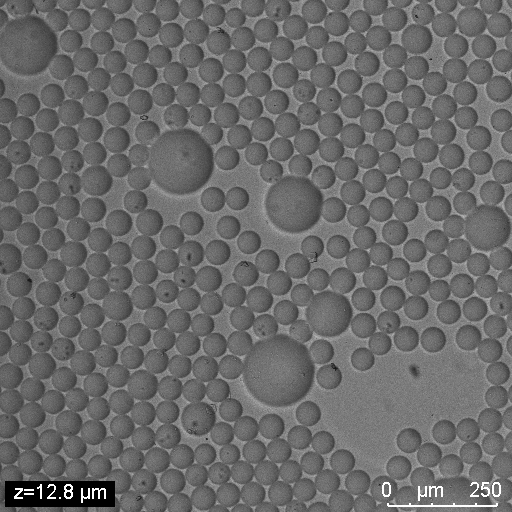
#> input picture data/input/BF image/overfocus.jpg, 512 x 512 px, found by its file name
$ python adaptive_multiplier_test.py
#> lines starting #> are read from the running program, lines starting #| are printed output that depends on the picture; after the words box and inside, x2 and y2 are one past the last pixel; in counts of white or black regions, pixels touching at a corner belong together
### src/core/adaptive_light_extraction.py
#!/usr/bin/env python3
"""
Adaptive Light Intensity Pixel Extraction

This script provides multiple adaptive methods for extracting light intensity pixels
from images, handling various lighting conditions and image characteristics.
"""

import cv2
import numpy as np
import matplotlib.pyplot as plt
from sklearn.cluster import KMeans
from scipy import ndimage
import argparse
import os
from typing import Tuple, Optional, Dict, Any


class AdaptiveLightExtractor:
    """
    A comprehensive class for adaptive light intensity pixel extraction
    """

    def __init__(self, image_path: str):
        """
        Initialize the extractor with an image

        Args:
            image_path: Path to the input image
        """
        self.image_path = image_path
        self.original_image = cv2.imread(image_path)
#> self.original_image is the input picture: shape (512, 512, 3); min 0, max 255, mean 105.8
        if self.original_image is None:
            raise ValueError(f"Could not load image from {image_path}")

        # Convert to different color spaces for analysis
        self.bgr_image = self.original_image.copy()
        self.rgb_image = cv2.cvtColor(self.original_image, cv2.COLOR_BGR2RGB)
        self.gray_image = cv2.cvtColor(self.original_image, cv2.COLOR_BGR2GRAY)
        self.hsv_image = cv2.cvtColor(self.original_image, cv2.COLOR_BGR2HSV)
#> self.hsv_image: shape (512, 512, 3); mean H, S, V 0, 0, 105.8
        self.lab_image = cv2.cvtColor(self.original_image, cv2.COLOR_BGR2LAB)
#> self.lab_image: shape (512, 512, 3); mean of channels 0, 1, 2 113.8, 128, 128

        self.height, self.width = self.gray_image.shape
#| Loaded image: /home/jimmy/code/2Dto3D_2/data/input/overfocus.jpg (512x512)

    def analyze_image_statistics(self) -> Dict[str, Any]:
        """
        Analyze image statistics to guide adaptive threshold selection

        Returns:
            Dictionary containing various image statistics
        """
        stats = {
            'mean_intensity': np.mean(self.gray_image),
            'std_intensity': np.std(self.gray_image),
            'min_intensity': np.min(self.gray_image),
            'max_intensity': np.max(self.gray_image),
            'median_intensity': np.median(self.gray_image),
            'contrast': np.std(self.gray_image) / np.mean(self.gray_image) if np.mean(self.gray_image) > 0 else 0,
            'dynamic_range': np.max(self.gray_image) - np.min(self.gray_image)
        }
#> stats = {'mean_intensity': 105.8, 'std_intensity': 22.89, 'min_intensity': 0, 'max_intensity': 255, 'median_intensity': 105, 'contrast': 0.216, 'dynamic_range': 255}

        # Analyze histogram
        hist = cv2.calcHist([self.gray_image], [0], None, [256], [0, 256])
#> hist = 256 values, max 6286 at index 106, min 0 at index 2, mean 1024
        stats['histogram_peak'] = np.argmax(hist)
        stats['histogram_skewness'] = self._calculate_skewness(hist.flatten())

        return stats

    def _calculate_skewness(self, data: np.ndarray) -> float:
        """Calculate skewness of data distribution"""
        mean = np.mean(data)
#> mean = 1024
        std = np.std(data)
#> std = 1752.5
        if std == 0:
            return 0
        return np.mean(((data - mean) / std) ** 3)

    # [156 lines left out: functions adaptive_threshold_otsu, adaptive_threshold_local, adaptive_threshold_percentile, adaptive_threshold_kmeans, adaptive_threshold_hsv, adaptive_threshold_lab and 1 more, not called in this run]

    def morphological_cleanup(self, binary_mask: np.ndarray,
                            kernel_size: int = 3,
                            operations: str = "close") -> np.ndarray:
        """
        Apply morphological operations to clean up the binary mask

        Args:
            binary_mask: Input binary mask
            kernel_size: Size of morphological kernel
            operations: Type of operations ("open", "close", "open_close")

        Returns:
            Cleaned binary mask
        """
        kernel = cv2.getStructuringElement(cv2.MORPH_ELLIPSE, (kernel_size, kernel_size))

        if operations == "open":
            cleaned = cv2.morphologyEx(binary_mask, cv2.MORPH_OPEN, kernel)
        elif operations == "close":
            cleaned = cv2.morphologyEx(binary_mask, cv2.MORPH_CLOSE, kernel)
        elif operations == "open_close":
            opened = cv2.morphologyEx(binary_mask, cv2.MORPH_OPEN, kernel)
            cleaned = cv2.morphologyEx(opened, cv2.MORPH_CLOSE, kernel)
        else:
            cleaned = binary_mask

        return cleaned

    # [251 lines left out: functions extract_connected_components, auto_select_method, extract_all_methods, visualize_results, generate_report, main, not called in this run]


# [2 lines that do not run on import are left out]

### tests/adaptive_multiplier_test.py
#!/usr/bin/env python3
"""
Adaptive Light Extraction with Multiplier Range Testing

This script uses the AdaptiveLightExtractor to test different std_multiplier values
from 0.5 to 2.0 with 0.1 intervals for statistical light extraction.
"""

import os
import numpy as np
import matplotlib.pyplot as plt
from src.core.adaptive_light_extraction import AdaptiveLightExtractor
import cv2

def test_multiplier_range(image_path: str,
                         multiplier_start: float = 0.5,
                         multiplier_end: float = 2.0,
                         interval: float = 0.1,
                         output_dir: str = "./results/adaptive_multiplier_test/"):
    """
    Test adaptive statistical extraction with a range of multiplier values

    Args:
        image_path: Path to input image
        multiplier_start: Starting multiplier value
        multiplier_end: Ending multiplier value
        interval: Interval between multiplier values
        output_dir: Output directory for results
    """

    # Initialize extractor
    extractor = AdaptiveLightExtractor(image_path)
    print(f"Loaded image: {image_path} ({extractor.width}x{extractor.height})")

    # Get image statistics
    stats = extractor.analyze_image_statistics()
#> stats = 9 items
    print(f"\nImage Statistics:")
    for key, value in stats.items():
        if isinstance(value, float):
            print(f"  {key}: {value:.2f}")
        else:
            print(f"  {key}: {value}")
#> this loop made 9 passes
#> (key, value) on passes 1 to 8: ('mean_intensity', 105.8), ('std_intensity', 22.89), ('min_intensity', 0), ('max_intensity', 255), ('median_intensity', 105), ('contrast', 0.216), ('dynamic_range', 255), ('histogram_peak', 106)
#> (printed output is left out)

    # Generate multiplier values
    multipliers = np.arange(multiplier_start, multiplier_end + interval, interval)
    multipliers = np.round(multipliers, 1)  # Round to avoid floating point errors

    print(f"\nTesting {len(multipliers)} multiplier values: {multipliers}")

    # Create output directory
    os.makedirs(output_dir, exist_ok=True)

    results = []
    masks = {}

    # Test each multiplier
    for multiplier in multipliers:
        print(f"\nTesting multiplier: {multiplier}")

        # Calculate threshold using the statistical method
        threshold_value = stats['mean_intensity'] + (multiplier * stats['std_intensity'])
        threshold_value = min(threshold_value, 255)  # Clamp to valid range

        # Apply threshold
        binary_mask = (extractor.gray_image >= threshold_value).astype(np.uint8) * 255

        # Apply morphological cleanup
        cleaned_mask = extractor.morphological_cleanup(binary_mask)

        # Calculate statistics
        light_pixels = np.sum(cleaned_mask > 0)
        light_percentage = (light_pixels / (extractor.width * extractor.height)) * 100

        # Store results
        result = {
            'multiplier': multiplier,
            'threshold': threshold_value,
            'light_pixels': light_pixels,
            'light_percentage': light_percentage
        }
        results.append(result)
        masks[f"mult_{multiplier:.1f}"] = cleaned_mask

        print(f"  Threshold: {threshold_value:.1f}")
        print(f"  Light pixels: {light_pixels:,} ({light_percentage:.1f}%)")

        # Save individual mask
        base_name = os.path.splitext(os.path.basename(image_path))[0]
        mask_filename = f"{base_name}_adaptive_mult_{multiplier:.1f}.png"
        mask_path = os.path.join(output_dir, mask_filename)
        cv2.imwrite(mask_path, cleaned_mask)
#> this loop made 16 passes
#> (threshold_value, light_pixels, light_percentage) on passes 1 to 8: (117.2, 76122, 29.04), (119.5, 67672, 25.81), (121.8, 60787, 23.19), (124.1, 50712, 19.35), (126.4, 43753, 16.69), (128.7, 37321, 14.24), (131, 31491, 12.01), (133.3, 24476, 9.34)
#> (printed output is left out)
#> pass 1, in test_multiplier_range, `binary_mask = (extractor.gray_image >= threshold_value).astype(np.uint..`:
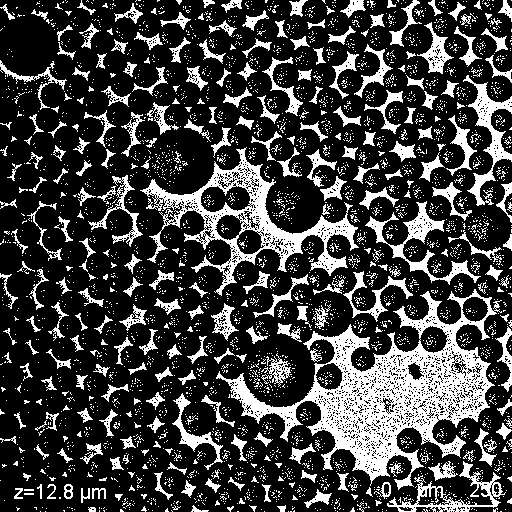
#> binary_mask: shape (512, 512); 25.2% white; 3598 white regions (3302 under 20 px), largest, box (x1, y1, x2, y2) and area: (216, 289, 502, 490) 16233, (140, 147, 359, 296) 6611, (365, 201, 481, 285) 1702
#> pass 1, in morphological_cleanup, `cleaned = cv2.morphologyEx(binary_mask, cv2.MORPH_CLOSE, kernel)`:
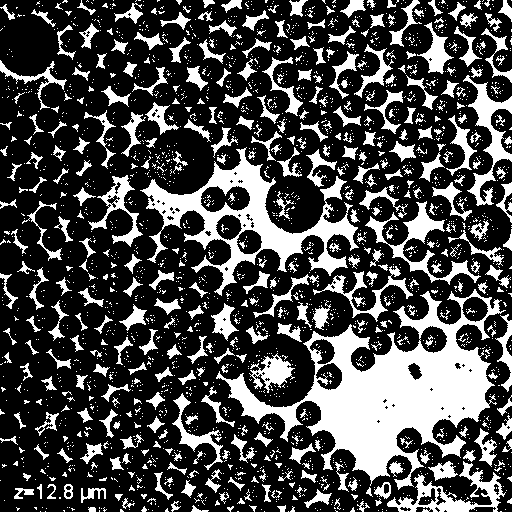
#> cleaned: shape (512, 512); 29% white; 2302 white regions (1908 under 20 px), largest, box (x1, y1, x2, y2) and area: (216, 289, 506, 490) 19044, (140, 147, 359, 296) 8184, (387, 461, 506, 512) 1840
#> pass 2, in test_multiplier_range, `binary_mask = (extractor.gray_image >= threshold_value).astype(np.uint..`:
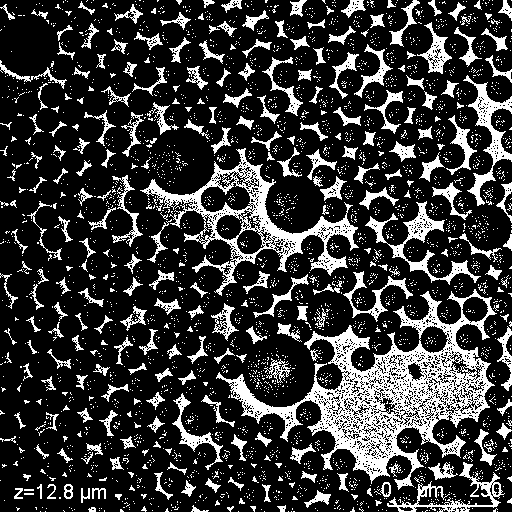
#> binary_mask: shape (512, 512); 22.2% white; 3168 white regions (2907 under 20 px), largest, box (x1, y1, x2, y2) and area: (216, 289, 497, 490) 14656, (140, 148, 359, 296) 5732, (365, 201, 481, 285) 1631
#> pass 2, in morphological_cleanup (call 2), `cleaned = cv2.morphologyEx(binary_mask, cv2.MORPH_CLOSE, kernel)`:
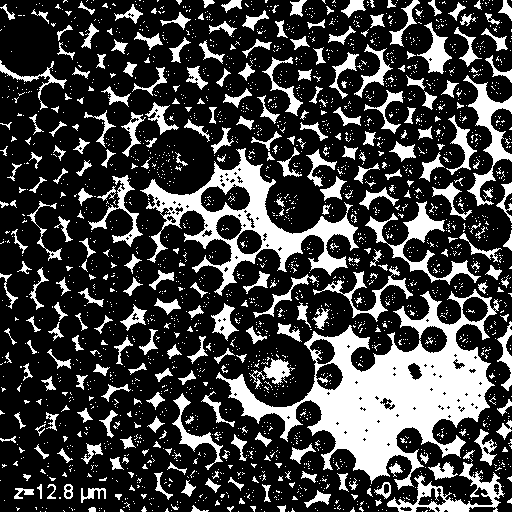
#> cleaned: shape (512, 512); 25.8% white; 2346 white regions (2049 under 20 px), largest, box (x1, y1, x2, y2) and area: (216, 289, 499, 490) 18472, (140, 148, 359, 296) 7430, (365, 201, 481, 285) 1737
#> after the loop:
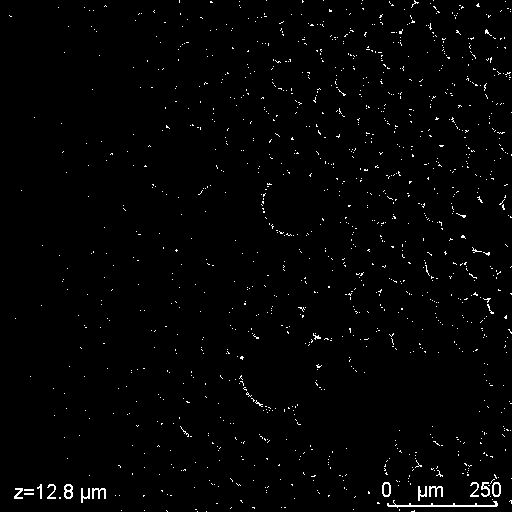
#> binary_mask: shape (512, 512); 1.5% white in thin lines or dots
#> after the loop, masks = 16 items; results = 16 items

    return results, masks, stats

def create_comparison_visualization(image_path: str, results: list, masks: dict,
                                  output_dir: str, stats: dict):
    """
    Create a comprehensive visualization comparing all multiplier results
    """
    extractor = AdaptiveLightExtractor(image_path)
    base_name = os.path.splitext(os.path.basename(image_path))[0]

    # Create a large comparison plot
    n_multipliers = len(results)
    n_cols = 5  # 5 columns for better layout
    n_rows = (n_multipliers + n_cols) // n_cols  # +1 row for original

    fig, axes = plt.subplots(n_rows, n_cols, figsize=(20, 4 * n_rows))
    axes = axes.flatten()

    # Show original image
    axes[0].imshow(extractor.rgb_image)
    axes[0].set_title('Original Image', fontsize=12, fontweight='bold')
    axes[0].axis('off')

    # Show results for each multiplier
    for i, result in enumerate(results, 1):
        if i < len(axes):
            multiplier = result['multiplier']
            mask_key = f"mult_{multiplier:.1f}"
            mask = masks[mask_key]

            axes[i].imshow(mask, cmap='gray')
            title = f"Mult: {multiplier:.1f}\n{result['light_percentage']:.1f}%\nThresh: {result['threshold']:.0f}"
            axes[i].set_title(title, fontsize=10)
            axes[i].axis('off')

    # Hide unused subplots
    for i in range(len(results) + 1, len(axes)):
        axes[i].axis('off')

    plt.suptitle(f'Adaptive Statistical Extraction - Multiplier Comparison\n'
                f'Image: {base_name} | Mean: {stats["mean_intensity"]:.1f} | Std: {stats["std_intensity"]:.1f}',
                fontsize=16, fontweight='bold')
    plt.tight_layout()

    # Save comparison
    comparison_path = os.path.join(output_dir, f"{base_name}_adaptive_multiplier_comparison.png")
    plt.savefig(comparison_path, dpi=300, bbox_inches='tight')
    print(f"Comparison visualization saved to: {comparison_path}")
    plt.show()

def create_statistics_plot(results: list, output_dir: str, image_path: str):
    """
    Create plots showing the relationship between multipliers and results
    """
    base_name = os.path.splitext(os.path.basename(image_path))[0]

    multipliers = [r['multiplier'] for r in results]
    thresholds = [r['threshold'] for r in results]
    percentages = [r['light_percentage'] for r in results]

    fig, (ax1, ax2) = plt.subplots(1, 2, figsize=(15, 6))

    # Plot 1: Threshold vs Multiplier
    ax1.plot(multipliers, thresholds, 'b-o', linewidth=2, markersize=6)
    ax1.set_xlabel('Std Multiplier', fontsize=12)
    ax1.set_ylabel('Threshold Value', fontsize=12)
    ax1.set_title('Threshold vs Multiplier', fontsize=14, fontweight='bold')
    ax1.grid(True, alpha=0.3)
    ax1.set_xlim(min(multipliers) - 0.1, max(multipliers) + 0.1)

    # Plot 2: Light Percentage vs Multiplier
    ax2.plot(multipliers, percentages, 'r-o', linewidth=2, markersize=6)
    ax2.set_xlabel('Std Multiplier', fontsize=12)
    ax2.set_ylabel('Light Pixels (%)', fontsize=12)
    ax2.set_title('Light Percentage vs Multiplier', fontsize=14, fontweight='bold')
    ax2.grid(True, alpha=0.3)
    ax2.set_xlim(min(multipliers) - 0.1, max(multipliers) + 0.1)

    # Add value annotations
    for i, (mult, thresh, perc) in enumerate(zip(multipliers, thresholds, percentages)):
        if i % 3 == 0:  # Annotate every 3rd point to avoid clutter
            ax1.annotate(f'{thresh:.0f}', (mult, thresh), textcoords="offset points",
                        xytext=(0,10), ha='center', fontsize=8)
            ax2.annotate(f'{perc:.1f}%', (mult, perc), textcoords="offset points",
                        xytext=(0,10), ha='center', fontsize=8)

    plt.suptitle(f'Adaptive Statistical Analysis - {base_name}', fontsize=16, fontweight='bold')
    plt.tight_layout()

    # Save statistics plot
    stats_path = os.path.join(output_dir, f"{base_name}_adaptive_statistics.png")
    plt.savefig(stats_path, dpi=300, bbox_inches='tight')
    print(f"Statistics plot saved to: {stats_path}")
    plt.show()

def print_results_table(results: list):
    """
    Print a formatted table of results
    """
    print(f"\n{'='*80}")
    print("ADAPTIVE STATISTICAL EXTRACTION RESULTS")
    print(f"{'='*80}")
    print(f"{'Multiplier':<10} {'Threshold':<10} {'Light Pixels':<12} {'Percentage':<12} {'Selectivity'}")
    print(f"{'-'*80}")

    for result in results:
        mult = result['multiplier']
        thresh = result['threshold']
        pixels = result['light_pixels']
        perc = result['light_percentage']

        # Determine selectivity level
        if perc > 15:
            selectivity = "Very Inclusive"
        elif perc > 8:
            selectivity = "Inclusive"
        elif perc > 3:
            selectivity = "Balanced"
        elif perc > 1:
            selectivity = "Selective"
        else:
            selectivity = "Very Selective"

        print(f"{mult:<10.1f} {thresh:<10.1f} {pixels:<12,} {perc:<12.1f} {selectivity}")

def main():
    """Main function"""

    # Configuration
    image_path = "/home/jimmy/code/2Dto3D_2/data/input/overfocus.jpg"  # Update this path as needed
    output_dir = "./results/adaptive_multiplier_test/"

    # Check if image exists
    if not os.path.exists(image_path):
        print(f"Error: Image not found at {image_path}")
        print("Please update the image_path in the script.")
        return 1

    print("="*80)
    print("ADAPTIVE LIGHT EXTRACTION - MULTIPLIER RANGE TEST")
    print("="*80)
    print(f"Testing multipliers from 0.5 to 2.0 with 0.1 intervals")
    print(f"Using adaptive statistical extraction method")
    print(f"Output directory: {output_dir}")

    try:
        # Run the multiplier range test
        results, masks, stats = test_multiplier_range(
            image_path=image_path,
            multiplier_start=0.5,
            multiplier_end=2.0,
            interval=0.1,
            output_dir=output_dir
        )
#> results = 16 items; masks = 16 items; stats = 9 items
#> (the rest of the program and of its run is left out)
